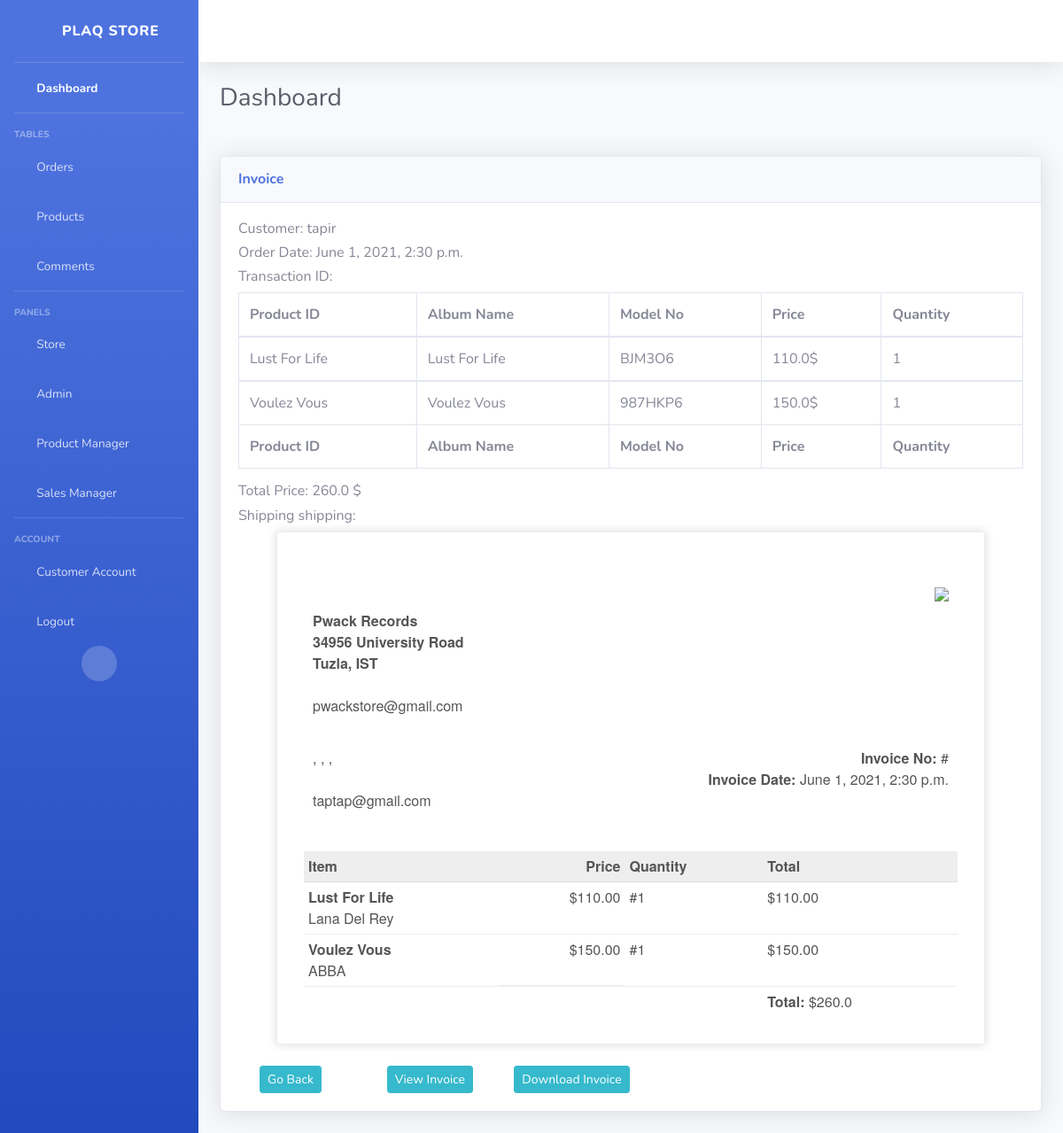
Screenshot of /view-invoice/7/ (signed in) with the database file from the repository.
### store/models.py (models this page shows, shortened)
class Order(models.Model):
    customer = models.ForeignKey(User, on_delete=models.SET_NULL, blank=True, null=True)
    order_date = models.DateTimeField(auto_now_add=True)
    isComplete = models.BooleanField(default=False, null=True)
    transaction_id = models.CharField(max_length=200, blank=False)
    class Status(models.IntegerChoices):
        PROCESSING = 1
        INTRANSIT = 2
        DELIVERED = 3
    status = models.IntegerField(choices=Status.choices, default=1)
    @property
    def getCartTotal(self): #returns total price of items in the order
        orderItems = self.orderitem_set.all()
        totalCost = sum([item.getTotal for item in orderItems])
        return totalCost

class OrderItem(models.Model):
    product = models.ForeignKey(Product, on_delete=models.SET_NULL, null=True, related_name='rating')
    order = models.ForeignKey(Order, on_delete=models.SET_NULL, null=True)
    quantity = models.IntegerField(default=0, null=True, blank=True)
    date_added = models.DateTimeField(auto_now_add=True)
    refund_request = models.BooleanField(default=False, null=True)
    rating = models.IntegerField(default=0, null=True,
        validators=[
            MaxValueValidator(5),
            MinValueValidator(0),
        ]
        )
    @property
    def getTotal(self):
        totalCost = self.product.price * self.quantity
        return totalCost

class Product(models.Model):
    model_no = models.CharField(max_length=200, blank=True, null=True)
    album_name = models.CharField(max_length=200, blank=False)
    artist_name = models.CharField(max_length=200, blank=False)
    description = models.CharField(max_length=500, blank=True, null=True)
    genre = models.CharField(max_length=200, blank=True, null=True)
    warranty = models.CharField(max_length=200, blank=True, null=True)
    distributor = models.CharField(max_length=200, blank=True, null=True)
    price = models.FloatField()
    stock = models.IntegerField(default=0, null=True, blank=True)
    onDiscount = models.BooleanField(default= False)
    image = models.ImageField(blank=True, null=True)
    def __str__(self):
        return(self.album_name)

### mysite/decorators.py (the view)
    def wrapper_func(request, *args, **kwargs):
        group_list = []
        user = request.user
        for groups in user.groups.all():
            group_list.append(groups.name)
        if 'product manager' in group_list:
            return view_func(request, *args, **kwargs)
        else:
            return redirect('store')

### managers/views.py (called while the page is built)
@product_manager
def invoice(request, id):
    items = OrderItem.objects.filter(order=id)
    order = Order.objects.get(id=id)
    adress = ShippingAdress.objects.get(customer=order.customer)
    customer = order.customer
    total = 0
    for i in items:
        total += i.product.price * i.quantity
    context={'items': items, 'order':order, 'total':total, 'shipping':adress, 'customer' : customer}
    return render(request, "managers/invoice.html", context)

### managers/templates/managers/invoice.html
{% include 'managers/base.html' %}
{% load static %}
{%block content%}
<div class="card shadow mb-4">
    <div class="card-header py-3">
        <h6 class="m-0 font-weight-bold text-primary">Invoice</h6>
    </div>
    <div class="card-body">
        <div class="table-responsive">
            <h6>Customer: {{order.customer}}</h6>
            <h6>Order Date: {{order.order_date}}</h6>
            <h6>Transaction ID: {{order.transaction_id}}</h6>
            <table class="table table-bordered" id="dataTable" width="100%" cellspacing="0">
                <thead>
                    <tr>
                        <th>Product ID</th>
                        <th>Album Name</th>
                        <th>Model No</th>
                        <th>Price</th>
                        <th>Quantity</th>
                    </tr>
                </thead>
                <tfoot>
                    <tr>
                        <th>Product ID</th>
                        <th>Album Name</th>
                        <th>Model No</th>
                        <th>Price</th>
                        <th>Quantity</th>
                    </tr>
                </tfoot>
                {% for item in items %}
                <tbody>
                    <tr>
                        <td>{{item.product}}</td>
                        <td>{{item.product.album_name}}</td>
                        <td>{{item.product.model_no}}</td>
                        <td>{{item.product.price}}$</td>
                        <td>{{item.quantity}}</td>
                    </tr>
                    {% endfor %}
                </tbody>
            </table>
            <h6>Total Price: {{total}} $</h6>
            <h6>Shipping shipping: {{shipping.address}} {{shipping.city}} {{shipping.zipcode}} {{shipping.country}}</h6>
            {% include 'store/invoice.html' %}
            <br>
            <div class="container">
                <div class="row">
                    <div class="col-md-2">
                        <a class="btn btn-sm btn-info" href="/orders">Go Back</a>
                    </div>
                    <div class="col-md-2">
                        <a class="btn btn-sm btn-info" href="{% url 'view-invoice-pdf' order.id %}" target="_blank">View Invoice</a>
                    </div>
                    <div class="col-md-3">
                        <a class="btn btn-sm btn-info" href="{% url 'download-invoice-pdf' order.id %}" target="_blank">Download Invoice</a>
                    </div>
                </div>
            </div>
        </div>
    </div>
</div>
{%endblock content %}

### managers/templates/managers/base.html (shortened to what this page needs)
<!DOCTYPE html>
<html lang="en">
{%load static %}
<head>
    <link href="{% static 'vendor/fontawesome-free/css/all.min.css' %}" rel="stylesheet" type="text/css">
    <link href="{% static 'css/sb-admin-2.min.css' %}" rel="stylesheet">
</head>
<body id="page-top">
    <div id="wrapper">
        <ul class="navbar-nav bg-gradient-primary sidebar sidebar-dark accordion" id="accordionSidebar">
            <a class="sidebar-brand d-flex align-items-center justify-content-center" href="/product-manager">
                <div class="sidebar-brand-icon rotate-n-15">
                    <i class="fas fa-laugh-wink"></i>
                </div>
                <div class="sidebar-brand-text mx-3">PLAQ Store</div>
            </a>
            <hr class="sidebar-divider my-0">
            <li class="nav-item active">
                <a class="nav-link" href="/product-manager">
                    <i class="fas fa-fw fa-tachometer-alt"></i>
                    <span>Dashboard</span></a>
            </li>
            <hr class="sidebar-divider">
            <div class="sidebar-heading">
                Tables
            </div>
            <li class="nav-item">
                <a class="nav-link" href="/orders">
                    <i class="fas fa-fw fa-table"></i>
                    <span>Orders</span></a>
            </li>
            <li class="nav-item">
                <a class="nav-link" href="/tables">
                    <i class="fas fa-fw fa-table"></i>
                    <span>Products</span></a>
            </li>
            <li class="nav-item">
                <a class="nav-link" href="/comments">
                    <i class="fas fa-fw fa-table"></i>
                    <span>Comments</span></a>
            </li>
            <hr class="sidebar-divider d-none d-md-block">
            <div class="sidebar-heading">
                Panels
            </div>
            <li class="nav-item">
                <a class="nav-link" href="/">
                    <i class="fas fa-fw fa-cart-arrow-down"></i>
                    <span>Store</span></a>
            </li>
            {% if user.is_superuser%}
            <li class="nav-item">
                <a class="nav-link" href="#">
                    <i class="fas fa-fw fa-user-shield"></i>
                    <span>Admin</span></a>
            </li>
            {% endif%}
            {% for group in user.groups.all %}
                {% if group.name == 'product manager' %}
                    <li class="nav-item">
                        <a class="nav-link" href="/product-manager">
                            <i class="fas fa-fw fa-box-open"></i>
                            <span>Product Manager</span></a>
                    </li>
                {%elif group.name == 'sales manager' %}
                    <li class="nav-item">
                        <a class="nav-link" href="/sales-manager">
                            <i class="fas fa-fw fa-cash-register"></i>
                            <span>Sales Manager</span></a>
                    </li>
                {%endif%}
            {%endfor%}
            <hr class="sidebar-divider d-none d-md-block">
            <div class="sidebar-heading">
                Account
            </div>
            <li class="nav-item">
                <a class="nav-link" href="/account">
                    <i class="fas fa-fw fa-address-card"></i>
                    <span>Customer Account</span></a>
            </li>
            <li class="nav-item">
                <a class="nav-link" href="/logout">
                    <i class="fas fa-fw fa-sign-out-alt"></i>
                    <span>Logout</span></a>
            </li>
            <div class="text-center d-none d-md-inline">
                <button class="rounded-circle border-0" id="sidebarToggle"></button>
            </div>
        </ul>
        <div id="content-wrapper" class="d-flex flex-column">
            <div id="content">
                <nav class="navbar navbar-expand navbar-light bg-white topbar mb-4 static-top shadow">
                </nav>
                <div class="container-fluid">
                    <div class="d-sm-flex align-items-center justify-content-between mb-4">
                        <h1 class="h3 mb-0 text-gray-800">Dashboard</h1>
                    </div>
                    <div class="row">
                    <div class="row">
        </div>
    </div>
</body>
</html>

### store/templates/store/invoice.html (shortened to what this page needs)
{% load static %}
{% block content %}
<!DOCTYPE html>
<html>
	<head>
	</head>
	<body>
		<div class="invoice-box" font>
			<table cellpadding="0" cellspacing="0">
				<tr class="top">
					<td colspan="4">
						<table>
							<tr>
							<td><br />
								<br />
								<strong>
									Pwack Records<br />
									34956 University Road<br />
									Tuzla, IST
								</strong>
								<br />
								<br />
								pwackstore@gmail.com
							</td>
								<td class="title">
									<img src="{% static 'images/duck.jpeg' %}" style="width: 50%; max-width: 300px" />
								</td>
							</tr>
						</table>
					</td>
				</tr>
				<tr class="information">
					<td colspan="4">
						<table>
							<tr>
								<td>
									{{shipping.address}}, {{shipping.city}}, {{shipping.country}}, {{shipping.zipcode}}<br />
									{{user.get_full_name}}<br />
									{{customer.email}}
								</td>
								<td>
									<strong>Invoice No:</strong> #{{order.transaction_id}} <br />
									<strong>Invoice Date:</strong> {{order.order_date}} <br />
								</td>
							</tr>
						</table>
					</td>
				</tr>
                <tr class="heading">
					<td>Item</td>
					<td>Price</td>
					<td>Quantity</td>
					<td>Total</td>
                </tr>
                {% for i in items %}
                    <tr class="item">
						<td><strong>{{i.product.album_name}}</strong> <br /> {{i.product.artist_name}} </td>
						<td>${{i.product.price|floatformat:2}}</td>
						<td>#{{i.quantity}}</td>
						<td>${{i.getTotal|floatformat:2}}</td>
                    </tr>
                {%endfor%}
                <tr class="total">
                    <td></td>
                    <td></td>
                    <td></td>
                    <td><strong>Total:</strong> ${{order.getCartTotal}}</td>
                </tr>
			</table>
		</div>
	</body>
</html>
{%endblock content%}

### store/templates/store/invoice.html (style rules this page uses)
.invoice-box { max-width: 800px; margin: auto; padding: 30px; border: 1px solid #eee; box-shadow: 0 0 10px rgba(0, 0, 0, 0.15); font-size: 16px; line-height: 24px; font-family: 'Helvetica Neue', 'Helvetica', Helvetica, Arial, sans-serif; color: #555; }
.invoice-box table { width: 100%; line-height: inherit; text-align: left; }
.invoice-box table td { padding: 5px; vertical-align: top; }
.invoice-box table tr td:nth-child(2) { text-align: right; }
.invoice-box table tr.top table td { padding-bottom: 20px; }
.invoice-box table tr.top table td.title { font-size: 45px; line-height: 45px; color: #333; }
.invoice-box table tr.information table td { padding-bottom: 40px; }
.invoice-box table tr.heading td { background: #eee; border-bottom: 1px solid #ddd; font-weight: bold; }
.invoice-box table tr.item td { border-bottom: 1px solid #eee; }
.invoice-box table tr.total td:nth-child(2) { border-top: 2px solid #eee; font-weight: bold; }

### rows the page displays
Order: customer "tapir", order_date "June 1, 2021, 2:30 p.m.", getCartTotal "260.0"
OrderItem: product "Lust For Life", product.album_name "Lust For Life", product.model_no "BJM3O6", product.price "110.0", quantity "1", product.artist_name "Lana Del Rey", product.price "110.00", getTotal "110.00"
OrderItem: product "Voulez Vous", product.album_name "Voulez Vous", product.model_no "987HKP6", product.price "150.0", quantity "1", product.artist_name "ABBA", product.price "150.00", getTotal "150.00"

### other values shown
{{ total }} "260.0"
{{ customer.email }} "taptap@gmail.com"
